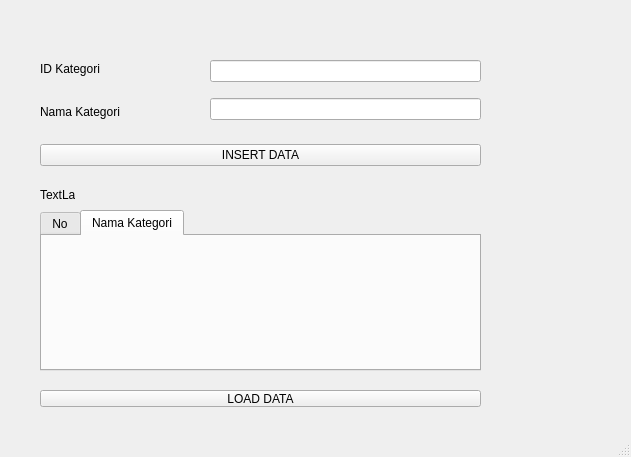
<?xml version="1.0" encoding="UTF-8"?>
<ui version="4.0">
 <class>MainWindow</class>
 <widget class="QMainWindow" name="MainWindow">
  <property name="geometry">
   <rect>
    <x>0</x>
    <y>0</y>
    <width>631</width>
    <height>457</height>
   </rect>
  </property>
  <property name="windowTitle">
   <string>MainWindow</string>
  </property>
  <widget class="QWidget" name="kategori">
   <widget class="QWidget" name="verticalLayoutWidget">
    <property name="geometry">
     <rect>
      <x>40</x>
      <y>50</y>
      <width>160</width>
      <height>80</height>
     </rect>
    </property>
    <layout class="QVBoxLayout" name="verticalLayout">
     <item>
      <widget class="QLabel" name="label">
       <property name="text">
        <string>ID Kategori</string>
       </property>
      </widget>
     </item>
     <item>
      <widget class="QLabel" name="label_2">
       <property name="text">
        <string>Nama Kategori</string>
       </property>
      </widget>
     </item>
    </layout>
   </widget>
   <widget class="QWidget" name="horizontalLayoutWidget">
    <property name="geometry">
     <rect>
      <x>40</x>
      <y>140</y>
      <width>441</width>
      <height>31</height>
     </rect>
    </property>
    <layout class="QHBoxLayout" name="horizontalLayout">
     <item>
      <widget class="QPushButton" name="pushButtonInsert">
       <property name="text">
        <string>INSERT DATA</string>
       </property>
      </widget>
     </item>
    </layout>
   </widget>
   <widget class="QWidget" name="verticalLayoutWidget_2">
    <property name="geometry">
     <rect>
      <x>210</x>
      <y>50</y>
      <width>271</width>
      <height>80</height>
     </rect>
    </property>
    <layout class="QVBoxLayout" name="verticalLayout_2">
     <item>
      <widget class="QLineEdit" name="lineEditID"/>
     </item>
     <item>
      <widget class="QLineEdit" name="lineEditKategori"/>
     </item>
    </layout>
   </widget>
   <widget class="QWidget" name="verticalLayoutWidget_3">
    <property name="geometry">
     <rect>
      <x>40</x>
      <y>210</y>
      <width>441</width>
      <height>161</height>
     </rect>
    </property>
    <layout class="QVBoxLayout" name="verticalLayout_3">
     <item>
      <widget class="QTabWidget" name="tabWidget">
       <property name="currentIndex">
        <number>1</number>
       </property>
       <widget class="QWidget" name="NameKategori">
        <attribute name="title">
         <string>No</string>
        </attribute>
       </widget>
       <widget class="QWidget" name="tab_2">
        <attribute name="title">
         <string>Nama Kategori</string>
        </attribute>
       </widget>
      </widget>
     </item>
    </layout>
   </widget>
   <widget class="QLabel" name="labelResult">
    <property name="geometry">
     <rect>
      <x>40</x>
      <y>190</y>
      <width>35</width>
      <height>10</height>
     </rect>
    </property>
    <property name="text">
     <string>TextLabel</string>
    </property>
   </widget>
   <widget class="QPushButton" name="pushButtonLoad">
    <property name="geometry">
     <rect>
      <x>40</x>
      <y>390</y>
      <width>441</width>
      <height>17</height>
     </rect>
    </property>
    <property name="text">
     <string>LOAD DATA</string>
    </property>
   </widget>
  </widget>
  <widget class="QMenuBar" name="menubar">
   <property name="geometry">
    <rect>
     <x>0</x>
     <y>0</y>
     <width>631</width>
     <height>18</height>
    </rect>
   </property>
  </widget>
  <widget class="QStatusBar" name="statusbar"/>
 </widget>
 <resources/>
 <connections/>
</ui>
